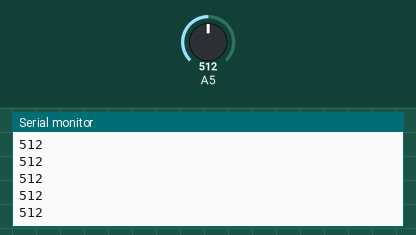
A sketch run on a simulated Arduino Uno, built with avr-gcc and run on an emulated ATmega328P. Parts: the last lines printed to the serial monitor. The inputs (shaded band) are chosen by the test bench; at power-on: A5 = 512.

Above: at 1.2 s.
1.3 s: A5 set to 716
At 2.4 s:
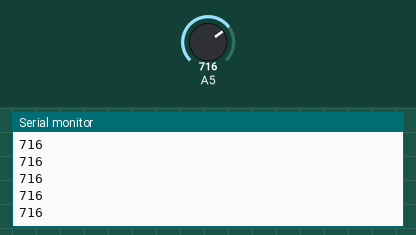
2.8 s: A5 set to 900
At 3.4 s:
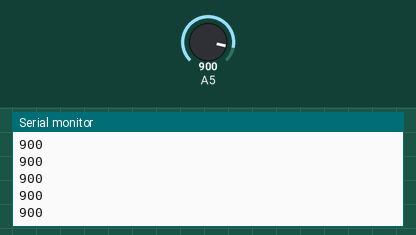
Timing chart, 0 to 5.8 s (numbered marks = the images above; inputs shaded):
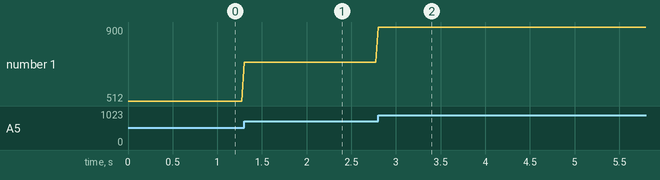

The sketch:

leitura_sinal_analogico.ino
```cpp
// leitura simples

void setup() {
  // comunicacao
  Serial.begin(9600);
}

void loop() {
  // imprime em linha o valor no pino analogico 5
  Serial.println(analogRead(A5));

  delay(28);
}
```

Measured:
- after the input at 1.3 s, the serial monitor: prints a new line at once (image 1)
- after the input at 2.8 s, the serial monitor: prints a new line at once (image 2)
- plotted number 1: 512 → 716 after the input at 1.3 s, 716 → 900 after the input at 2.8 s
